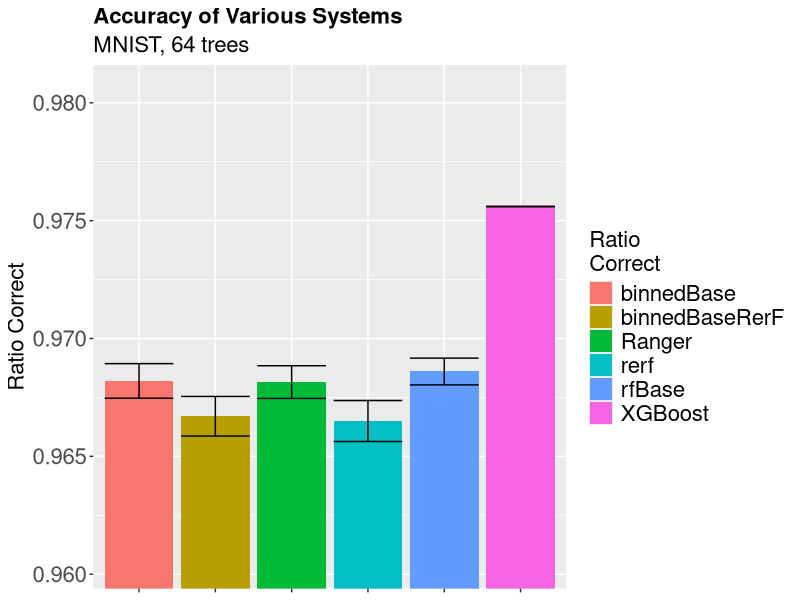

The R script that drew this image:
library(ggplot2)
library(plyr)

data_summary <- function(data, varname, groupnames){
	      require(plyr)
  summary_func <- function(x, col){
		          c(mean = median(x[[col]], na.rm=TRUE),
								                  sd = sd(x[[col]], na.rm=TRUE))
	    }
	    data_sum<-ddply(data, groupnames, .fun=summary_func,
											                                      varname)
	    data_sum <- rename(data_sum, c("mean" = varname))
			     return(data_sum)
}


leg <- theme(legend.text = element_text(size = 16), legend.title=element_text(size = 16), plot.title = element_text(size = 16,  face="bold"), plot.subtitle = element_text(size = 16),axis.title.x = element_blank(), axis.text.x = element_blank(), axis.title.y = element_text(size=16), axis.text.y = element_text(size=16))
#leg <- theme(legend.text = element_text(size = 16), legend.title=element_blank(), plot.title = element_text(size = 16,  face="bold"), plot.subtitle = element_text(size = 16),axis.title.x = element_text(size=16), axis.text.x = element_text(size=16), axis.title.y = element_text(size=16), axis.text.y = element_text(size=16))


mydata <- read.csv(file="bench.csv", header=FALSE, sep=",")
colnames(mydata) <- c("Dataset", "System", "Threads","TestingTime","error")
ymin <- min(mydata[,5])-.005
ymax <- max(mydata[,5])+.005
mydata <- data_summary(mydata,varname="error",groupnames=c("Dataset","System"))


png(filename="accAll.png")
p <- ggplot(mydata, aes(x=System,y=error,fill=System)) + geom_bar(position=position_dodge(),stat="identity")
p <- p + geom_errorbar(aes(ymin=error-sd, ymax=error+sd))
p <- p + guides(fill = guide_legend(title="Ratio\nCorrect"))
p <- p + leg + labs(title="Accuracy of Various Systems", x="", y="Ratio Correct", subtitle=paste("MNIST, 64 trees"))
#p <- p + theme(axis.text.x = element_text(angle = 45, hjust = .5))
#p <- p + ylim(ymin, ymax)
p <- p + coord_cartesian(ylim=c(ymin, ymax))
print(p)
dev.off()

